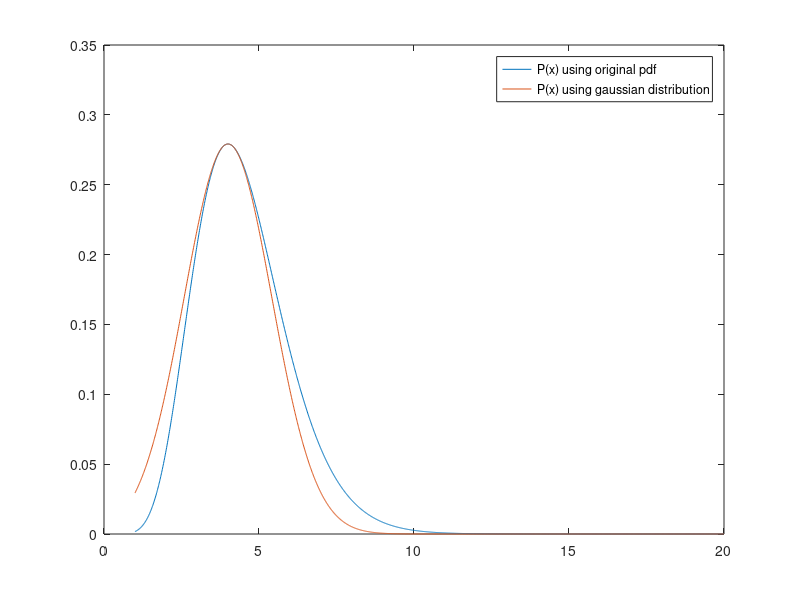

Write the MATLAB code that produced this figure.
k=9;
theta=.5;
x=1:0.01:20;

p = zeros(length(x),1);
pgauss = zeros(length(x),1);
i = 1;
for xi = x
    p(i) = (gamma(k)*theta^k)^(-1)*xi^(k-1)*exp(-1*xi/theta);
    pgauss(i) = (gamma(k)*theta^k)^(-1)*4^(k-1)*exp(-4/theta)*exp(-1*(xi-4)^2/4);
    
    i = i + 1;
end
plot(x,p,x,pgauss);
legend("P(x) using original pdf","P(x) using gaussian distribution");